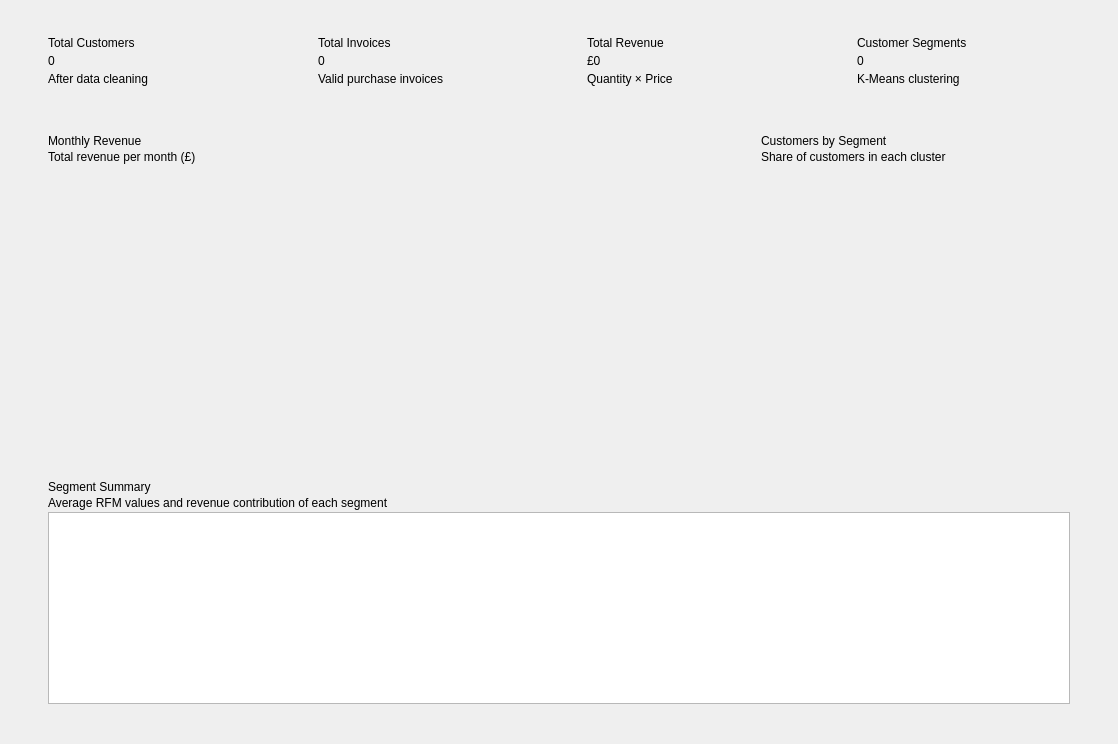
<?xml version="1.0" encoding="UTF-8"?>
<ui version="4.0">
 <class>DashboardPage</class>
 <widget class="QWidget" name="DashboardPage">
  <property name="geometry">
   <rect>
    <x>0</x>
    <y>0</y>
    <width>1118</width>
    <height>744</height>
   </rect>
  </property>
  <property name="windowTitle">
   <string>Dashboard</string>
  </property>
  <layout class="QVBoxLayout" name="dashboardLayout" stretch="0,1,0">
   <property name="spacing">
    <number>16</number>
   </property>
   <property name="leftMargin">
    <number>28</number>
   </property>
   <property name="topMargin">
    <number>20</number>
   </property>
   <property name="rightMargin">
    <number>28</number>
   </property>
   <property name="bottomMargin">
    <number>24</number>
   </property>
   <item>
    <layout class="QHBoxLayout" name="kpiRow">
     <property name="spacing">
      <number>16</number>
     </property>
     <item>
      <widget class="QFrame" name="cardKpiCustomers">
       <property name="cssClass" stdset="0">
        <string>card</string>
       </property>
       <layout class="QVBoxLayout" name="layoutKpiCustomers">
        <property name="spacing">
         <number>4</number>
        </property>
        <property name="leftMargin">
         <number>20</number>
        </property>
        <property name="topMargin">
         <number>16</number>
        </property>
        <property name="rightMargin">
         <number>20</number>
        </property>
        <property name="bottomMargin">
         <number>16</number>
        </property>
        <item>
         <widget class="QLabel" name="lblKpiCustomersTitle">
          <property name="text">
           <string>Total Customers</string>
          </property>
          <property name="cssClass" stdset="0">
           <string>kpiTitle</string>
          </property>
         </widget>
        </item>
        <item>
         <widget class="QLabel" name="lblKpiCustomersValue">
          <property name="text">
           <string>0</string>
          </property>
          <property name="cssClass" stdset="0">
           <string>kpiValue</string>
          </property>
         </widget>
        </item>
        <item>
         <widget class="QLabel" name="lblKpiCustomersNote">
          <property name="text">
           <string>After data cleaning</string>
          </property>
          <property name="cssClass" stdset="0">
           <string>kpiNote</string>
          </property>
         </widget>
        </item>
       </layout>
      </widget>
     </item>
     <item>
      <widget class="QFrame" name="cardKpiInvoices">
       <property name="cssClass" stdset="0">
        <string>card</string>
       </property>
       <layout class="QVBoxLayout" name="layoutKpiInvoices">
        <property name="spacing">
         <number>4</number>
        </property>
        <property name="leftMargin">
         <number>20</number>
        </property>
        <property name="topMargin">
         <number>16</number>
        </property>
        <property name="rightMargin">
         <number>20</number>
        </property>
        <property name="bottomMargin">
         <number>16</number>
        </property>
        <item>
         <widget class="QLabel" name="lblKpiInvoicesTitle">
          <property name="text">
           <string>Total Invoices</string>
          </property>
          <property name="cssClass" stdset="0">
           <string>kpiTitle</string>
          </property>
         </widget>
        </item>
        <item>
         <widget class="QLabel" name="lblKpiInvoicesValue">
          <property name="text">
           <string>0</string>
          </property>
          <property name="cssClass" stdset="0">
           <string>kpiValue</string>
          </property>
         </widget>
        </item>
        <item>
         <widget class="QLabel" name="lblKpiInvoicesNote">
          <property name="text">
           <string>Valid purchase invoices</string>
          </property>
          <property name="cssClass" stdset="0">
           <string>kpiNote</string>
          </property>
         </widget>
        </item>
       </layout>
      </widget>
     </item>
     <item>
      <widget class="QFrame" name="cardKpiRevenue">
       <property name="cssClass" stdset="0">
        <string>card</string>
       </property>
       <layout class="QVBoxLayout" name="layoutKpiRevenue">
        <property name="spacing">
         <number>4</number>
        </property>
        <property name="leftMargin">
         <number>20</number>
        </property>
        <property name="topMargin">
         <number>16</number>
        </property>
        <property name="rightMargin">
         <number>20</number>
        </property>
        <property name="bottomMargin">
         <number>16</number>
        </property>
        <item>
         <widget class="QLabel" name="lblKpiRevenueTitle">
          <property name="text">
           <string>Total Revenue</string>
          </property>
          <property name="cssClass" stdset="0">
           <string>kpiTitle</string>
          </property>
         </widget>
        </item>
        <item>
         <widget class="QLabel" name="lblKpiRevenueValue">
          <property name="text">
           <string>£0</string>
          </property>
          <property name="cssClass" stdset="0">
           <string>kpiValue</string>
          </property>
         </widget>
        </item>
        <item>
         <widget class="QLabel" name="lblKpiRevenueNote">
          <property name="text">
           <string>Quantity × Price</string>
          </property>
          <property name="cssClass" stdset="0">
           <string>kpiNote</string>
          </property>
         </widget>
        </item>
       </layout>
      </widget>
     </item>
     <item>
      <widget class="QFrame" name="cardKpiSegments">
       <property name="cssClass" stdset="0">
        <string>card</string>
       </property>
       <layout class="QVBoxLayout" name="layoutKpiSegments">
        <property name="spacing">
         <number>4</number>
        </property>
        <property name="leftMargin">
         <number>20</number>
        </property>
        <property name="topMargin">
         <number>16</number>
        </property>
        <property name="rightMargin">
         <number>20</number>
        </property>
        <property name="bottomMargin">
         <number>16</number>
        </property>
        <item>
         <widget class="QLabel" name="lblKpiSegmentsTitle">
          <property name="text">
           <string>Customer Segments</string>
          </property>
          <property name="cssClass" stdset="0">
           <string>kpiTitle</string>
          </property>
         </widget>
        </item>
        <item>
         <widget class="QLabel" name="lblKpiSegmentsValue">
          <property name="text">
           <string>0</string>
          </property>
          <property name="cssClass" stdset="0">
           <string>kpiValue</string>
          </property>
         </widget>
        </item>
        <item>
         <widget class="QLabel" name="lblKpiSegmentsNote">
          <property name="text">
           <string>K-Means clustering</string>
          </property>
          <property name="cssClass" stdset="0">
           <string>kpiNote</string>
          </property>
         </widget>
        </item>
       </layout>
      </widget>
     </item>
    </layout>
   </item>
   <item>
    <layout class="QHBoxLayout" name="chartRow" stretch="2,1">
     <property name="spacing">
      <number>16</number>
     </property>
     <item>
      <widget class="QFrame" name="cardRevenueChart">
       <property name="cssClass" stdset="0">
        <string>card</string>
       </property>
       <layout class="QVBoxLayout" name="layoutRevenueChart" stretch="0,0,1">
        <property name="spacing">
         <number>2</number>
        </property>
        <property name="leftMargin">
         <number>20</number>
        </property>
        <property name="topMargin">
         <number>16</number>
        </property>
        <property name="rightMargin">
         <number>20</number>
        </property>
        <property name="bottomMargin">
         <number>16</number>
        </property>
        <item>
         <widget class="QLabel" name="lblRevenueChartTitle">
          <property name="text">
           <string>Monthly Revenue</string>
          </property>
          <property name="cssClass" stdset="0">
           <string>cardTitle</string>
          </property>
         </widget>
        </item>
        <item>
         <widget class="QLabel" name="lblRevenueChartSubtitle">
          <property name="text">
           <string>Total revenue per month (£)</string>
          </property>
          <property name="cssClass" stdset="0">
           <string>cardSubtitle</string>
          </property>
         </widget>
        </item>
        <item>
         <widget class="QWidget" name="hostRevenueChart">
          <property name="minimumSize">
           <size>
            <width>0</width>
            <height>230</height>
           </size>
          </property>
          <layout class="QVBoxLayout" name="layoutHostRevenueChart">
           <property name="spacing">
            <number>0</number>
           </property>
           <property name="leftMargin">
            <number>0</number>
           </property>
           <property name="topMargin">
            <number>8</number>
           </property>
           <property name="rightMargin">
            <number>0</number>
           </property>
           <property name="bottomMargin">
            <number>0</number>
           </property>
          </layout>
         </widget>
        </item>
       </layout>
      </widget>
     </item>
     <item>
      <widget class="QFrame" name="cardSegmentChart">
       <property name="cssClass" stdset="0">
        <string>card</string>
       </property>
       <layout class="QVBoxLayout" name="layoutSegmentChart" stretch="0,0,1">
        <property name="spacing">
         <number>2</number>
        </property>
        <property name="leftMargin">
         <number>20</number>
        </property>
        <property name="topMargin">
         <number>16</number>
        </property>
        <property name="rightMargin">
         <number>20</number>
        </property>
        <property name="bottomMargin">
         <number>16</number>
        </property>
        <item>
         <widget class="QLabel" name="lblSegmentChartTitle">
          <property name="text">
           <string>Customers by Segment</string>
          </property>
          <property name="cssClass" stdset="0">
           <string>cardTitle</string>
          </property>
         </widget>
        </item>
        <item>
         <widget class="QLabel" name="lblSegmentChartSubtitle">
          <property name="text">
           <string>Share of customers in each cluster</string>
          </property>
          <property name="cssClass" stdset="0">
           <string>cardSubtitle</string>
          </property>
         </widget>
        </item>
        <item>
         <widget class="QWidget" name="hostSegmentChart">
          <property name="minimumSize">
           <size>
            <width>0</width>
            <height>230</height>
           </size>
          </property>
          <layout class="QVBoxLayout" name="layoutHostSegmentChart">
           <property name="spacing">
            <number>0</number>
           </property>
           <property name="leftMargin">
            <number>0</number>
           </property>
           <property name="topMargin">
            <number>8</number>
           </property>
           <property name="rightMargin">
            <number>0</number>
           </property>
           <property name="bottomMargin">
            <number>0</number>
           </property>
          </layout>
         </widget>
        </item>
       </layout>
      </widget>
     </item>
    </layout>
   </item>
   <item>
    <widget class="QFrame" name="cardSegmentTable">
     <property name="cssClass" stdset="0">
      <string>card</string>
     </property>
     <layout class="QVBoxLayout" name="layoutSegmentTable">
      <property name="spacing">
       <number>2</number>
      </property>
      <property name="leftMargin">
       <number>20</number>
      </property>
      <property name="topMargin">
       <number>16</number>
      </property>
      <property name="rightMargin">
       <number>20</number>
      </property>
      <property name="bottomMargin">
       <number>16</number>
      </property>
      <item>
       <widget class="QLabel" name="lblSegmentTableTitle">
        <property name="text">
         <string>Segment Summary</string>
        </property>
        <property name="cssClass" stdset="0">
         <string>cardTitle</string>
        </property>
       </widget>
      </item>
      <item>
       <widget class="QLabel" name="lblSegmentTableSubtitle">
        <property name="text">
         <string>Average RFM values and revenue contribution of each segment</string>
        </property>
        <property name="cssClass" stdset="0">
         <string>cardSubtitle</string>
        </property>
       </widget>
      </item>
      <item>
       <widget class="QTableWidget" name="tblSegmentSummary">
        <property name="minimumSize">
         <size>
          <width>0</width>
          <height>120</height>
         </size>
        </property>
        <property name="editTriggers">
         <set>QAbstractItemView::NoEditTriggers</set>
        </property>
        <property name="selectionBehavior">
         <enum>QAbstractItemView::SelectRows</enum>
        </property>
        <property name="showGrid">
         <bool>false</bool>
        </property>
        <property name="alternatingRowColors">
         <bool>true</bool>
        </property>
        <attribute name="verticalHeaderVisible">
         <bool>false</bool>
        </attribute>
        <attribute name="horizontalHeaderStretchLastSection">
         <bool>true</bool>
        </attribute>
       </widget>
      </item>
     </layout>
    </widget>
   </item>
  </layout>
 </widget>
 <resources/>
 <connections/>
</ui>
